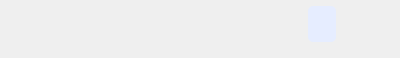
<?xml version="1.0" encoding="UTF-8"?>
<ui version="4.0">
 <class>ChatMyWidget</class>
 <widget class="QWidget" name="ChatMyWidget">
  <property name="geometry">
   <rect>
    <x>0</x>
    <y>0</y>
    <width>400</width>
    <height>58</height>
   </rect>
  </property>
  <property name="windowTitle">
   <string>Form</string>
  </property>
  <layout class="QGridLayout" name="gridLayout">
   <property name="leftMargin">
    <number>0</number>
   </property>
   <property name="topMargin">
    <number>0</number>
   </property>
   <property name="rightMargin">
    <number>0</number>
   </property>
   <property name="bottomMargin">
    <number>0</number>
   </property>
   <property name="spacing">
    <number>0</number>
   </property>
   <item row="0" column="0">
    <widget class="QWidget" name="widget" native="true">
     <property name="styleSheet">
      <string notr="true"/>
     </property>
     <layout class="QHBoxLayout" name="horizontalLayout">
      <property name="spacing">
       <number>12</number>
      </property>
      <property name="leftMargin">
       <number>0</number>
      </property>
      <property name="topMargin">
       <number>0</number>
      </property>
      <property name="rightMargin">
       <number>0</number>
      </property>
      <property name="bottomMargin">
       <number>10</number>
      </property>
      <item>
       <spacer name="horizontalSpacer">
        <property name="orientation">
         <enum>Qt::Horizontal</enum>
        </property>
        <property name="sizeHint" stdset="0">
         <size>
          <width>28</width>
          <height>28</height>
         </size>
        </property>
       </spacer>
      </item>
      <item>
       <widget class="QLabel" name="lblMsg">
        <property name="sizePolicy">
         <sizepolicy hsizetype="Preferred" vsizetype="Maximum">
          <horstretch>0</horstretch>
          <verstretch>0</verstretch>
         </sizepolicy>
        </property>
        <property name="maximumSize">
         <size>
          <width>314</width>
          <height>16777215</height>
         </size>
        </property>
        <property name="styleSheet">
         <string notr="true">background-color:#E6EDFF;
border-radius:5px;
padding:10px;
font-size:14px;</string>
        </property>
        <property name="text">
         <string/>
        </property>
       </widget>
      </item>
      <item>
       <layout class="QVBoxLayout" name="verticalLayout">
        <property name="leftMargin">
         <number>0</number>
        </property>
        <property name="topMargin">
         <number>0</number>
        </property>
        <item>
         <widget class="QLabel" name="lblportrait">
          <property name="sizePolicy">
           <sizepolicy hsizetype="Fixed" vsizetype="Fixed">
            <horstretch>0</horstretch>
            <verstretch>0</verstretch>
           </sizepolicy>
          </property>
          <property name="minimumSize">
           <size>
            <width>40</width>
            <height>40</height>
           </size>
          </property>
          <property name="maximumSize">
           <size>
            <width>40</width>
            <height>40</height>
           </size>
          </property>
          <property name="styleSheet">
           <string notr="true"/>
          </property>
          <property name="text">
           <string/>
          </property>
          <property name="pixmap">
           <pixmap>:/image/portrait.png</pixmap>
          </property>
          <property name="scaledContents">
           <bool>true</bool>
          </property>
         </widget>
        </item>
        <item>
         <spacer name="verticalSpacer">
          <property name="orientation">
           <enum>Qt::Vertical</enum>
          </property>
          <property name="sizeHint" stdset="0">
           <size>
            <width>20</width>
            <height>0</height>
           </size>
          </property>
         </spacer>
        </item>
       </layout>
      </item>
      <item>
       <spacer name="horizontalSpacer_2">
        <property name="orientation">
         <enum>Qt::Horizontal</enum>
        </property>
        <property name="sizeType">
         <enum>QSizePolicy::Fixed</enum>
        </property>
        <property name="sizeHint" stdset="0">
         <size>
          <width>12</width>
          <height>20</height>
         </size>
        </property>
       </spacer>
      </item>
     </layout>
    </widget>
   </item>
  </layout>
 </widget>
 <resources/>
 <connections/>
</ui>
